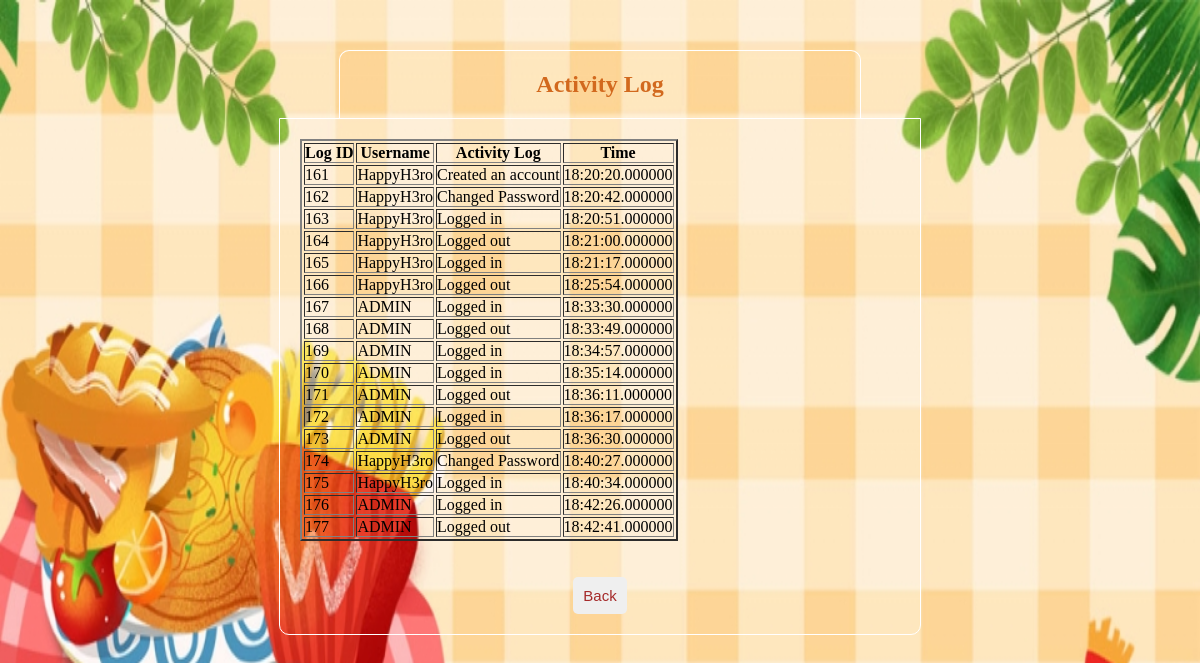
Page /admin_log.php on the committed database.
### tables this page shows
CREATE TABLE `activity_log` (
  `id` int(10) NOT NULL,
  `userid` int(25) DEFAULT NULL,
  `username` varchar(150) NOT NULL,
  `activity` varchar(255) NOT NULL,
  `time_log` time(6) NOT NULL
);

### admin_log.php (the view, shortened to what this page needs)
<!doctype html>
<html>
<head>
	<link rel="stylesheet" type="text/css" href="style.css">
</head>
<body>
<div class="header">
	<h2>Activity Log</h2>
</div>
	<form method="post" action="admin_log.php">
		<?php
			$db = mysqli_connect('localhost','root','','registration');
			$result = mysqli_query($db,"SELECT * FROM activity_log");
			echo '<table border="2">
					<tr>
						<th>
							Log ID
						</th>
						<th>
							Username
						</th>
						<th>
							Activity Log
						</th>
						<th>
							Time
						</th>
					</tr>';
					while($row = mysqli_fetch_array($result)){
						echo '<tr>
							<td>'.$row['id'].'</td>
							<td>'.$row['username'].'</td>
							<td>'.$row['activity'].'</td>
							<td>'.$row['time_log'].'</td>
						</tr>';
					}
					echo '</table>';
		?>
		<br><br>
		<center><button type="submit" name="returnc" class="btn">Back</button></center>
	</form>
</body>
</html>

### style.css (style rules this page uses)
* { margin: 0px; padding: 0px; }
body { background-image: url("bgbg.jpg"); background-repeat: no-repeat; background-attachment: fixed; background-size: 100% 100%; }
.header { width: 40%; margin: 50px auto 0px; color: chocolate; background: transparent; text-align: center; border: 1px solid white; border-bottom: none; border-radius: 10px 10px 0px 0px; padding: 20px; }
form, .content { width: 50%; margin: 0px auto; padding: 20px; border: 1px solid white; background: transparent; border-radius: 0px 0px 10px 10px; }
.btn { padding: 10px; font-size: 15px; color: brown; border: none; border-radius: 5px; transition-duration: 0.4s; }

### rows in the picture
activity_log: id "161", username "HappyH3ro", activity "Created an account", time_log "18:20:20.000000"
activity_log: id "162", username "HappyH3ro", activity "Changed Password", time_log "18:20:42.000000"
activity_log: id "163", username "HappyH3ro", activity "Logged in", time_log "18:20:51.000000"
activity_log: id "164", username "HappyH3ro", activity "Logged out", time_log "18:21:00.000000"
activity_log: id "165", username "HappyH3ro", activity "Logged in", time_log "18:21:17.000000"
activity_log: id "166", username "HappyH3ro", activity "Logged out", time_log "18:25:54.000000"
activity_log: id "167", username "ADMIN", activity "Logged in", time_log "18:33:30.000000"
activity_log: id "168", username "ADMIN", activity "Logged out", time_log "18:33:49.000000"
activity_log: id "169", username "ADMIN", activity "Logged in", time_log "18:34:57.000000"
activity_log: id "170", username "ADMIN", activity "Logged in", time_log "18:35:14.000000"
activity_log: id "171", username "ADMIN", activity "Logged out", time_log "18:36:11.000000"
activity_log: id "172", username "ADMIN", activity "Logged in", time_log "18:36:17.000000"
activity_log: id "173", username "ADMIN", activity "Logged out", time_log "18:36:30.000000"
activity_log: id "174", username "HappyH3ro", activity "Changed Password", time_log "18:40:27.000000"
activity_log: id "175", username "HappyH3ro", activity "Logged in", time_log "18:40:34.000000"
activity_log: id "176", username "ADMIN", activity "Logged in", time_log "18:42:26.000000"
activity_log: id "177", username "ADMIN", activity "Logged out", time_log "18:42:41.000000"
